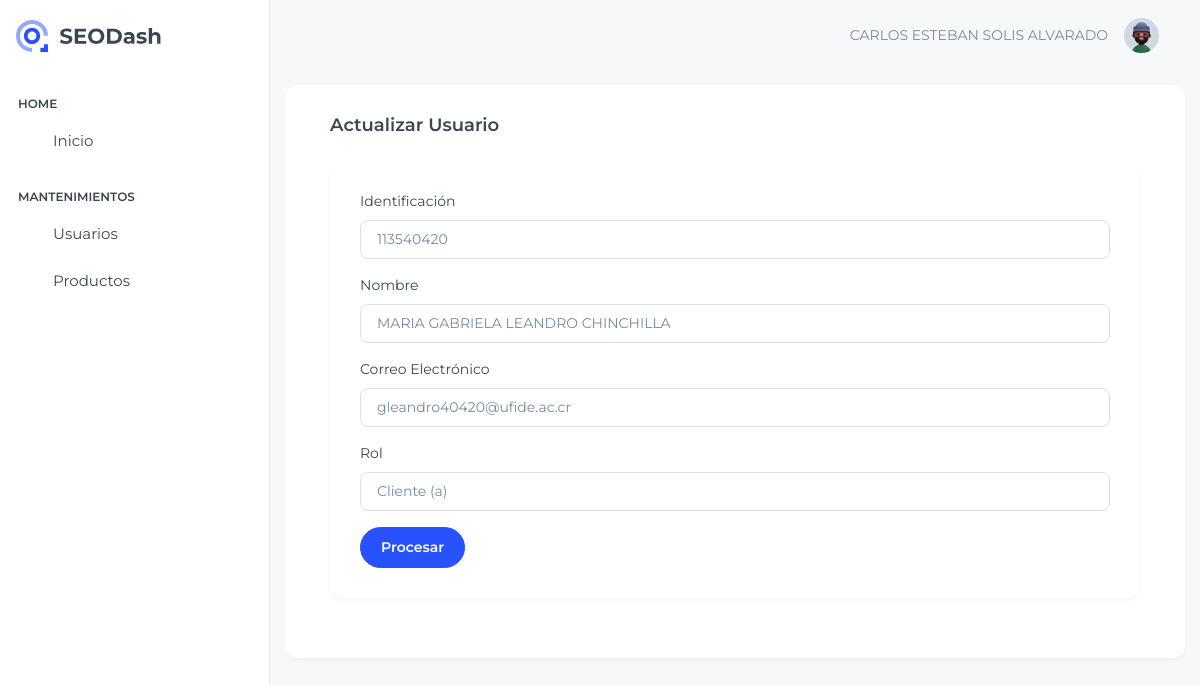
/View/Usuario/actualizarUsuario.php?id=5 (signed in), run on the app's committed database.
### tables this page shows
CREATE TABLE `tusuario` (
  `Consecutivo` bigint(11) NOT NULL AUTO_INCREMENT,
  `Identificacion` varchar(20) NOT NULL,
  `Nombre` varchar(255) NOT NULL,
  `CorreoElectronico` varchar(80) NOT NULL,
  `Contrasena` varchar(10) NOT NULL,
  `Activo` bit(1) NOT NULL,
  `ConsecutivoRol` int(11) DEFAULT NULL,
  PRIMARY KEY (`Consecutivo`),
  UNIQUE KEY `CorreoElectronico_UNIQUE` (`CorreoElectronico`),
  UNIQUE KEY `Identificacion_UNIQUE` (`Identificacion`),
  KEY `FK_ROL` (`ConsecutivoRol`),
  CONSTRAINT `FK_ROL` FOREIGN KEY (`ConsecutivoRol`) REFERENCES `trol` (`Consecutivo`)
);

### Model/UsuarioModel.php (called while the page is built, shortened)
<?php
    function ConsultarUsuarioModel($consecutivo)
    {
        try {
            $enlace = AbrirBD();
            $sentencia = "CALL ConsultarUsuario('$consecutivo')" ;
            $result = $enlace -> query($sentencia);
            return $result;
        } catch (Exception $ex) {
            return null;
        }
    }
    function ConsultarRolesModel()
    {
        try {
            $enlace = AbrirBD();
            $sentencia = "CALL ConsultarRoles()" ;
            $result = $enlace -> query($sentencia);
            return $result;
        } catch (Exception $ex) {
            return null;
        }
    }
?>

### Controller/UsuarioController.php (called while the page is built, shortened)
<?php
    include_once $_SERVER["DOCUMENT_ROOT"] .'/Proyecto_Clase/Model/UsuarioModel.php';
    function ConsultarUsuario($consecutivo)
    {
        $result = ConsultarUsuarioModel($consecutivo);
        if($result != null && $result -> num_rows > 0)
        {
            return mysqli_fetch_array($result);
        }
        else
        {
            $_POST["txtMensaje"]= "No se ha podido obtener información correctamente";
            header('location: ../../View/Login/home.php');
        }
    }
    function ConsultarRoles()
    {
        return ConsultarRolesModel();
    }
?>

### View/Usuario/actualizarUsuario.php (the view, shortened to what this page needs)
<?php
    include_once $_SERVER["DOCUMENT_ROOT"] .'/Proyecto_Clase/View/layout.php';
    include_once $_SERVER["DOCUMENT_ROOT"] .'/Proyecto_Clase/Controller/UsuarioController.php';
    $id = $_GET ["id"];
    $datos = ConsultarUsuario($id);
?>
<!doctype html>
<html lang="en">
<body class="page-wrapper">
    <div id="main-wrapper" data-layout="vertical" data-navbarbg="skin6" data-sidebartype="full"
        data-sidebar-position="fixed" data-header-position="fixed">
        <div class="body-wrapper">
            <div class="container-fluid">
                <div class="row">
                    <div class="card">
                        <div class="card-body">
                            <h5 class="card-title fw-semibold mb-4">Actualizar Usuario</h5>
                            <div class="card">
                                <div class="card-body">
                                    <form action="" method="POST">
                                        <div class="mb-3">
                                            <label class="form-label">Identificación</label>
                                            <input type="text" class="form-control" id="txtIdentificacion"
                                                name="txtIdentificacion" value="<?php echo $datos["Identificacion"]?>"
                                                onkeyup="ConsultarNombre();">
                                        </div>
                                        <div class="mb-3">
                                            <label class="form-label">Nombre</label>
                                            <input type="text" class="form-control" id="txtNombre" name="txtNombre"
                                                value="<?php echo $datos["Nombre"]?>">
                                        </div>
                                        <div class="mb-3">
                                            <label class="form-label">Correo Electrónico</label>
                                            <input type="email" class="form-control" id="txtCorreo" name="txtCorreo"
                                                value="<?php echo $datos["CorreoElectronico"]?>">
                                        </div>
                                        <div class="mb-3">
                                            <label class="form-label">Rol</label>
                                            <select id="ddlRoles" name="ddlRoles" class="form-control">
                                                <?php
                                                    $roles = ConsultarRoles();
                                                    While ($fila = mysqli_fetch_array($roles))
                                                        {
                                                            if($fila["Consecutivo"] == $datos["ConsecutivoRol"])
                                                            {
                                                                echo "<option selected value=" . $fila["Consecutivo"] . ">" . $fila["NombreRol"] ."</option>";
                                                            }
                                                            else
                                                            {
                                                                echo "<option value=" . $fila["Consecutivo"] . ">" . $fila["NombreRol"] ."</option>";
                                                            }
                                                        }
                                                ?>
                                            </select>
                                        </div>
                                        <input type="submit" class="btn btn-primary" value="Procesar"
                                            id="btnActualizarUsuario" name="btnActualizarUsuario">
                                    </form>
                                </div>
                            </div>
                        </div>
                    </div>
                </div>
            </div>
        </div>
</body>
</html>

### data on the page
tusuario: txtIdentificacion "113540420", txtNombre "MARIA GABRIELA LEANDRO CHINCHILLA", txtCorreo "gleandro40420@ufide.ac.cr"

### other printed values
$usuario "CARLOS ESTEBAN SOLIS ALVARADO"
form field ddlRoles "Cliente (a)"
